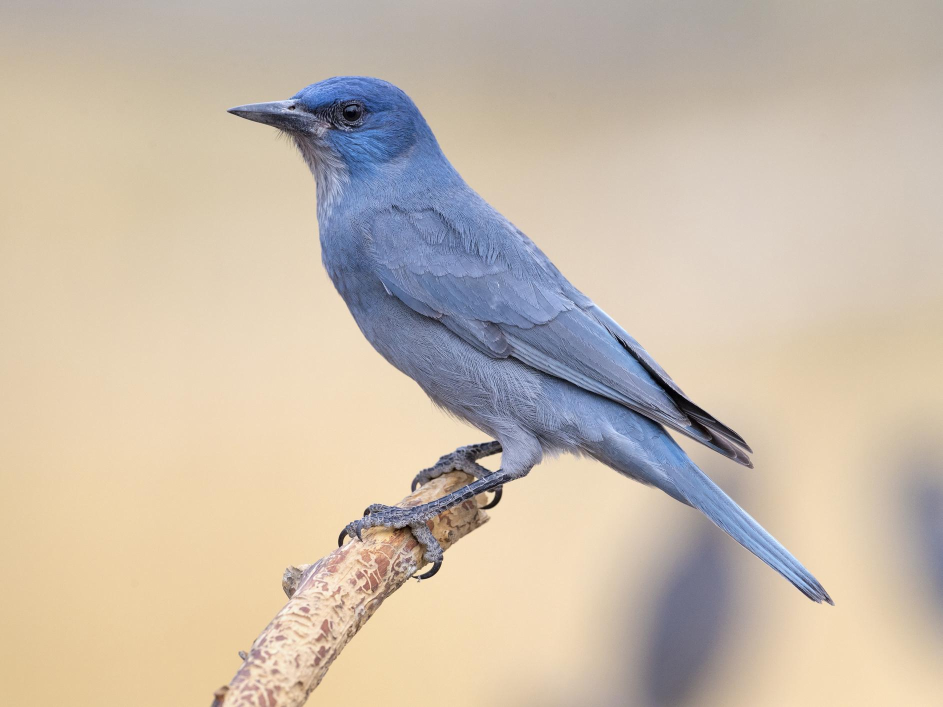
#> input picture TP6_ Color/bird.jpg, 1885 x 1414 px (shown at 1/2 size)
$ jupyter execute --allow-errors 'TP6_ Color.ipynb'
#> lines starting #> are read from the running program, lines starting #| are printed output that depends on the picture; after the words box and inside, x2 and y2 are one past the last pixel; in counts of white or black regions, pixels touching at a corner belong together
[cell 1]
def show_img(imagen_np, title=""):
    plt.imshow(imagen_np, cmap='gray', vmin=0, vmax=255)
    plt.title(title)
    plt.axis('off')
    plt.show()

#Espacios de color

[cell 2]
import numpy as np

import cv2

import matplotlib.pyplot as plt
from matplotlib import cm
from matplotlib import colors

from mpl_toolkits.mplot3d import Axes3D

from sklearn.cluster import KMeans
from sklearn.datasets import load_sample_image
from sklearn.utils import shuffle

##Conversoones del espacio de color

[cell 3]
flags = [i for i in dir(cv2) if i.startswith('COLOR_')]
flags [30:50]   #algunas

##Nemo

[cell 4]
nemo = cv2.imread('nemo0.jpg')
#> (the rest of this cell did not finish here and is left out)

Por defecto openCV lee la imagen en formato BGR, por lo tanto debemos indicarle que queremos ver la imagen en formato RGB

#> (a cell that did not finish here is left out)

[cell 6]
# [24 lines left out: function plot_color_space, not called in this run]

#> (a cell that did not finish here is left out)

Por lo tanto podemos concluir que el espacio de color HSV ofrece ventajas significativas para la segmentación de imágenes, debido a su representación cilíndrica de los colores. En el espacio HSV, los colores están más agrupados y separables visualmente, lo que facilita la identificación y segmentación de los colores de Nemo, ya que se encuentran en una región específica del espacio de color. Además, la capacidad de ajustar la saturación y el valor de forma independiente en HSV es útil para mejorar la detección y segmentación de los tonos de naranja en la imagen de Nemo.

Por lo tanto se concluye que el espacio de color HSV permite una segmentación más precisa y controlada de los colores, lo que facilita la detección y el aislamiento de objetos o regiones de interés en la imagen.

Ahora que el color de Nemos es más separable del fondo, se le aplicará un threshold para aislarlo del fondo:

[cell 8]
light_orange = (1, 190, 200)
dark_orange = (18, 255, 255)
light_white = (0, 0, 200)
dark_white = (145, 60, 255)

#> (the rest of this cell did not finish here and is left out)

## Pajaro

[cell 9]
bird = cv2.imread('bird.jpg')
#> bird is the input picture: shape (1414, 1885, 3); mean B, G, R 171.9, 187.6, 201.1
bird = cv2.cvtColor(bird, cv2.COLOR_BGR2RGB)
show_img (bird)

[cell 10]
light_blue = (80, 50, 50)
dark_blue = (130, 255, 255)

hsv_bird = cv2.cvtColor(bird, cv2.COLOR_RGB2HSV)
#> hsv_bird: shape (1414, 1885, 3); mean H, S, V 33, 52.7, 208

mask_blue = cv2.inRange(hsv_bird, light_blue, dark_blue)
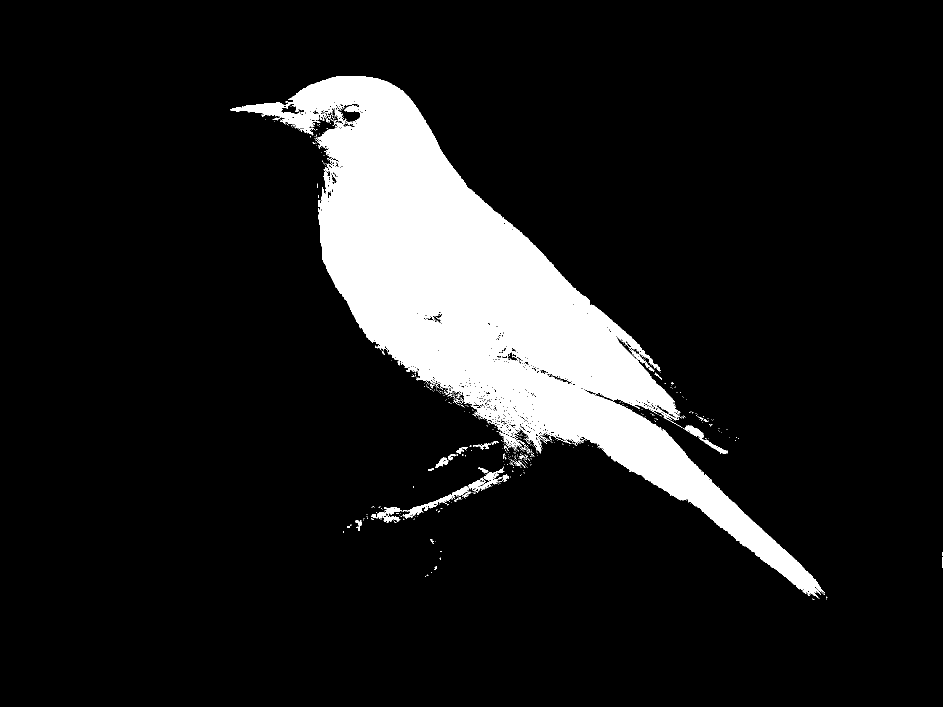
#> mask_blue: shape (1414, 1885) (shown at 1/2 size); 11.1% white; 585 white regions (553 under 20 px), largest, box (x1, y1, x2, y2) and area: (460, 152, 1650, 1197) 289004, (805, 973, 938, 1036) 1235, (937, 945, 1005, 982) 894
result_blue = cv2.bitwise_and(bird, bird, mask=mask_blue)
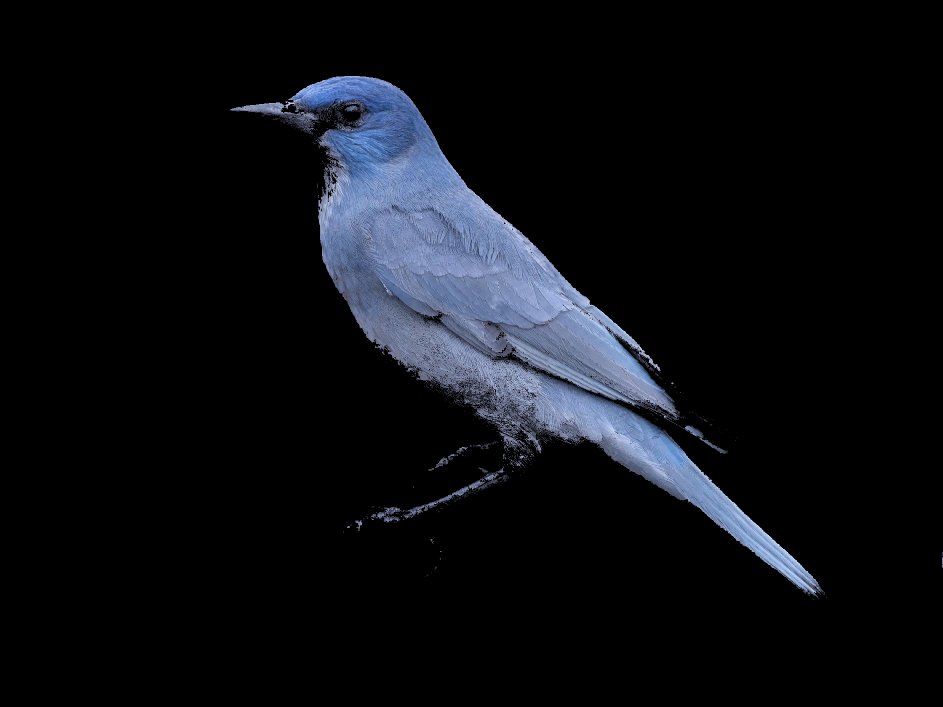
#> result_blue: shape (1414, 1885, 3) (shown at 1/2 size); mean R, G, B 12.4, 14.3, 18.7

show_img(result_blue)

## Rosa

[cell 11]
rose = cv2.imread('Girl_and_rose.jpg')
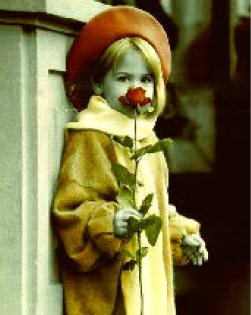
#> input picture TP6_ Color/Girl_and_rose.jpg, 251 x 315 px
#> rose is the input picture: shape (315, 251, 3); mean B, G, R 64.6, 110.3, 117.8
rose = cv2.cvtColor(rose, cv2.COLOR_BGR2RGB)
show_img (rose)

[cell 12]
cut_rose = rose[90:140, 100:180]
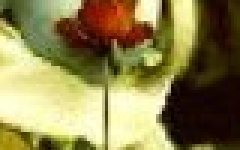
#> cut_rose: shape (50, 80, 3) (shown 3 times larger); mean R, G, B 139.9, 129.1, 77.7
show_img(cut_rose)

Se recortó la imagen, ya que, sino se confundía con el sombrero

[cell 13]
hsv_rose = cv2.cvtColor(cut_rose, cv2.COLOR_RGB2HSV)
#> hsv_rose: shape (50, 80, 3); mean H, S, V 25.5, 154.8, 141.8

light_red = (0, 200, 100)
dark_red = (15, 255, 200)

mask_red = cv2.inRange(hsv_rose, light_red, dark_red)
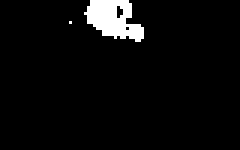
#> mask_red: shape (50, 80) (shown 3 times larger); 4.5% white; 2 white regions (1 under 20 px), largest, box (x1, y1, x2, y2) and area: (28, 0, 48, 14) 177

gray_background = cv2.cvtColor(cut_rose, cv2.COLOR_RGB2GRAY)
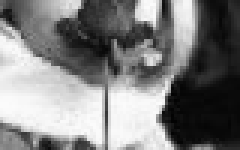
#> gray_background: shape (50, 80) (shown 3 times larger); min 3, max 251, mean 126.5

#Máscara inversa
gray_background_masked = cv2.bitwise_and(gray_background, gray_background, mask=~mask_red)
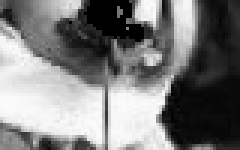
#> gray_background_masked: shape (50, 80) (shown 3 times larger); min 0, max 251, mean 123.3

result_red = cv2.bitwise_and(cut_rose, cut_rose, mask=mask_red)
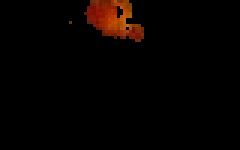
#> result_red: shape (50, 80, 3) (shown 3 times larger); mean R, G, B 6.3, 2, 0.4

result = cv2.add(result_red, cv2.cvtColor(gray_background_masked, cv2.COLOR_GRAY2RGB))
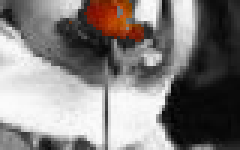
#> result: shape (50, 80, 3) (shown 3 times larger); mean R, G, B 129.7, 125.4, 123.7

rose_bw= cv2.cvtColor(rose, cv2.COLOR_RGB2GRAY)
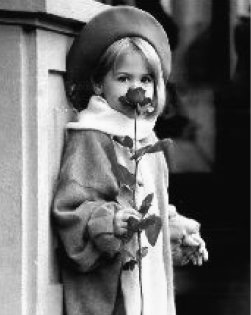
#> rose_bw: shape (315, 251); min 2, max 252, mean 107.3
rose_color = cv2.cvtColor(rose_bw, cv2.COLOR_GRAY2RGB)

#> (the rest of this cell did not finish here and is left out)

## K-Means

El algoritmo K-Means es una técnica de clustering que se utiliza comúnmente para segmentar una imagen basándose en la similitud de los colores de los píxeles. El objetivo es agrupar píxeles de colores similares en clústeres (segmentos) para simplificar la representación de la imagen y, posiblemente, realizar análisis adicionales. La paleta de colores de la imagen resultante suele elegirse como el color centrar del cluster una vez realizada la división.

[cell 14]
N_COLORS = 16

# Cargamos la imagen
bird = cv2.cvtColor(cv2.imread('bird.jpg'), cv2.COLOR_BGR2RGB)
bird = np.array(bird, dtype=np.float64) / 255.0

# Redimensionamos
w, h, d = tuple(bird.shape)
#> w = 1414; h = 1885; d = 3
image_array = np.reshape(bird, (w * h, d))

# Fitteo con una muestra aleatoria de pixeles
image_array_sample = shuffle(image_array, random_state=0)[:10000]

# Fitteo y establezco a que cluster pertenece cada pixel
kmeans = KMeans(n_clusters=N_COLORS, random_state=0).fit(image_array_sample)
labels = kmeans.predict(image_array)

# Clusterizacion de la imagen original en funcion de los colores
# centrales de cada cluster
clusterized = (kmeans.cluster_centers_)[labels].reshape(bird.shape)

show_img(bird, 'Original (256 colores)')
show_img(clusterized, 'K-Means (16 colores)')

# Procesamiento de Color

## Filtro de Bayer

El filtro de Bayer es una **disposición de filtros de colores** en una matriz regular. Se utiliza comúnmente en la captura de imágenes en cámaras digitales y sensores de imagen para **capturar información de color a partir de la información monocromática proporcionada por un sensor de imagen**.

La matriz de Bayer se compone de pequeños filtros de color rojo, verde y azul que se superponen en cada píxel del sensor de imagen. La disposición más común es la matriz Bayer 2x2, donde cada fila y columna contiene filtros R (rojo), G (verde) y B (azul) dispuestos de la siguiente forma:

\begin{bmatrix}
R & G \\
G & B
\end{bmatrix}

El ojo humano es más sensible a las diferencias de luminosidad en el verde es por ello que se encuentran más sensores de este color. Por lo tanto, al utilizar más píxeles verdes en comparación con los rojos y azules, se mejora la percepción visual y se mantiene una alta resolución de luminosidad. Este diseño permite capturar información de color al combinar los valores de los píxeles vecinos con diferentes filtros de color.

## Demosaicing

El demosaicing es el proceso de reconstruir una imagen en color a partir de la información de color incompleta capturada por un sensor de imagen que utiliza un filtro de Bayer o una matriz similar. El filtro de Bayer, que se encuentra comúnmente en sensores de cámaras digitales, registra información sobre el color en una matriz regular de píxeles que tienen filtros rojos, verdes y azules intercalados.

El demosaicing es un proceso crítico en la fotografía digital, ya que **permite reconstruir imagenes a color de alta calidad a partir de sensores monocromáticos con filtros de Bayer**. Hay varias técnicas de demosaicing, y el enfoque exacto puede variar, pero en general, implica interpolar y combinar los valores de los píxeles vecinos de diferentes colores para estimar los valores de los canales de color que faltan.

## Implementacion

[cell 15]
from PIL import Image
import numpy as np
import matplotlib.pyplot as plt
from scipy.signal import convolve2d

[cell 16]
# [73 lines left out: functions wbscalematrix, apply_cmatrix, debayering, not called in this run]

[cell 17]
# Step 0: Convert RAW file to TIFF
black = 0
saturation = 16383
wb_multipliers = [2.217041, 1.000000, 1.192484] # white balance multipliers

#> (the rest of this cell did not finish here and is left out)

#> (a cell that did not finish here is left out)

#> (a cell that did not finish here is left out)

#> (a cell that did not finish here is left out)

[cell 21]
# Step 4: Color space conversion

# Convert to sRGB.
rgb2xyz = np.array([[0.4124564, 0.3575761, 0.1804375],
          [0.2126729, 0.7151522, 0.0721750],
          [0.0193339, 0.1191920, 0.9503041]])
#> rgb2xyz = [[0.412, 0.358, 0.18], [0.213, 0.715, 0.0722], [0.0193, 0.119, 0.95]]
xyz2cam = np.array([[0.6653, -0.1486, -0.0611],
          [-0.4221, 1.3303, 0.0929],
          [-0.0881, 0.2416, 0.7226]])

rgb2cam = xyz2cam * rgb2xyz
#> rgb2cam = [[0.274, -0.0531, -0.011], [-0.0898, 0.951, 0.00671], [-0.0017, 0.0288, 0.687]]

denom = np.tile(np.reshape(np.sum(rgb2cam,axis=1),(3,-1)), (1,3))
#> denom = [[0.21, 0.21, 0.21], [0.868, 0.868, 0.868], [0.714, 0.714, 0.714]]
rgb2cam = np.divide(rgb2cam, denom) # Normalize rows to 1
#> rgb2cam = [[1.31, -0.253, -0.0524], [-0.103, 1.1, 0.00772], [-0.00239, 0.0403, 0.962]]
cam2rgb = np.linalg.inv(rgb2cam)
#> cam2rgb = [[0.78, 0.178, 0.0411], [0.0736, 0.93, -0.00345], [-0.00115, -0.0385, 1.04]]
#> (the rest of this cell did not finish here and is left out)
